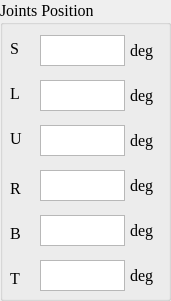
     <widget class="QGroupBox" name="CurrentJointsBox_2">
      <property name="geometry">
       <rect>
        <x>555</x>
        <y>10</y>
        <width>171</width>
        <height>301</height>
       </rect>
      </property>
      <property name="minimumSize">
       <size>
        <width>151</width>
        <height>286</height>
       </size>
      </property>
      <property name="font">
       <font>
        <family>Times New Roman</family>
        <pointsize>12</pointsize>
       </font>
      </property>
      <property name="title">
       <string>Joints Position</string>
      </property>
      <widget class="QLabel" name="label_23">
       <property name="geometry">
        <rect>
         <x>10</x>
         <y>40</y>
         <width>16</width>
         <height>16</height>
        </rect>
       </property>
       <property name="minimumSize">
        <size>
         <width>16</width>
         <height>16</height>
        </size>
       </property>
       <property name="text">
        <string>S</string>
       </property>
      </widget>
      <widget class="QTextEdit" name="S_pos_text">
       <property name="geometry">
        <rect>
         <x>40</x>
         <y>35</y>
         <width>85</width>
         <height>31</height>
        </rect>
       </property>
       <property name="minimumSize">
        <size>
         <width>0</width>
         <height>0</height>
        </size>
       </property>
       <property name="font">
        <font>
         <pointsize>10</pointsize>
        </font>
       </property>
      </widget>
      <widget class="QLabel" name="label_24">
       <property name="geometry">
        <rect>
         <x>10</x>
         <y>85</y>
         <width>16</width>
         <height>16</height>
        </rect>
       </property>
       <property name="minimumSize">
        <size>
         <width>16</width>
         <height>16</height>
        </size>
       </property>
       <property name="text">
        <string>L</string>
       </property>
      </widget>
      <widget class="QTextEdit" name="L_pos_text">
       <property name="geometry">
        <rect>
         <x>40</x>
         <y>80</y>
         <width>85</width>
         <height>31</height>
        </rect>
       </property>
       <property name="minimumSize">
        <size>
         <width>0</width>
         <height>0</height>
        </size>
       </property>
       <property name="font">
        <font>
         <pointsize>10</pointsize>
        </font>
       </property>
      </widget>
      <widget class="QTextEdit" name="U_pos_text">
       <property name="geometry">
        <rect>
         <x>40</x>
         <y>125</y>
         <width>85</width>
         <height>31</height>
        </rect>
       </property>
       <property name="minimumSize">
        <size>
         <width>0</width>
         <height>0</height>
        </size>
       </property>
       <property name="font">
        <font>
         <pointsize>10</pointsize>
        </font>
       </property>
      </widget>
      <widget class="QLabel" name="label_25">
       <property name="geometry">
        <rect>
         <x>10</x>
         <y>130</y>
         <width>16</width>
         <height>16</height>
        </rect>
       </property>
       <property name="minimumSize">
        <size>
         <width>16</width>
         <height>16</height>
        </size>
       </property>
       <property name="text">
        <string>U</string>
       </property>
      </widget>
      <widget class="QLabel" name="label_26">
       <property name="geometry">
        <rect>
         <x>10</x>
         <y>180</y>
         <width>16</width>
         <height>16</height>
        </rect>
       </property>
       <property name="minimumSize">
        <size>
         <width>16</width>
         <height>16</height>
        </size>
       </property>
       <property name="text">
        <string>R</string>
       </property>
      </widget>
      <widget class="QTextEdit" name="R_pos_text">
       <property name="geometry">
        <rect>
         <x>40</x>
         <y>170</y>
         <width>85</width>
         <height>31</height>
        </rect>
       </property>
       <property name="minimumSize">
        <size>
         <width>0</width>
         <height>0</height>
        </size>
       </property>
       <property name="font">
        <font>
         <pointsize>10</pointsize>
        </font>
       </property>
      </widget>
      <widget class="QTextEdit" name="T_pos_text">
       <property name="geometry">
        <rect>
         <x>40</x>
         <y>260</y>
         <width>85</width>
         <height>31</height>
        </rect>
       </property>
       <property name="minimumSize">
        <size>
         <width>0</width>
         <height>0</height>
        </size>
       </property>
       <property name="font">
        <font>
         <pointsize>10</pointsize>
        </font>
       </property>
      </widget>
      <widget class="QTextEdit" name="B_pos_text">
       <property name="geometry">
        <rect>
         <x>40</x>
         <y>215</y>
         <width>85</width>
         <height>31</height>
        </rect>
       </property>
       <property name="minimumSize">
        <size>
         <width>0</width>
         <height>0</height>
        </size>
       </property>
       <property name="font">
        <font>
         <pointsize>10</pointsize>
        </font>
       </property>
      </widget>
      <widget class="QLabel" name="label_55">
       <property name="geometry">
        <rect>
         <x>10</x>
         <y>270</y>
         <width>16</width>
         <height>16</height>
        </rect>
       </property>
       <property name="minimumSize">
        <size>
         <width>16</width>
         <height>16</height>
        </size>
       </property>
       <property name="text">
        <string>T</string>
       </property>
      </widget>
      <widget class="QLabel" name="label_56">
       <property name="geometry">
        <rect>
         <x>10</x>
         <y>225</y>
         <width>16</width>
         <height>16</height>
        </rect>
       </property>
       <property name="minimumSize">
        <size>
         <width>16</width>
         <height>16</height>
        </size>
       </property>
       <property name="text">
        <string>B</string>
       </property>
      </widget>
      <widget class="QLabel" name="label_57">
       <property name="geometry">
        <rect>
         <x>130</x>
         <y>40</y>
         <width>31</width>
         <height>21</height>
        </rect>
       </property>
       <property name="minimumSize">
        <size>
         <width>16</width>
         <height>16</height>
        </size>
       </property>
       <property name="text">
        <string>deg</string>
       </property>
      </widget>
      <widget class="QLabel" name="label_58">
       <property name="geometry">
        <rect>
         <x>130</x>
         <y>85</y>
         <width>31</width>
         <height>21</height>
        </rect>
       </property>
       <property name="minimumSize">
        <size>
         <width>16</width>
         <height>16</height>
        </size>
       </property>
       <property name="text">
        <string>deg</string>
       </property>
      </widget>
      <widget class="QLabel" name="label_59">
       <property name="geometry">
        <rect>
         <x>130</x>
         <y>130</y>
         <width>31</width>
         <height>21</height>
        </rect>
       </property>
       <property name="minimumSize">
        <size>
         <width>16</width>
         <height>16</height>
        </size>
       </property>
       <property name="text">
        <string>deg</string>
       </property>
      </widget>
      <widget class="QLabel" name="label_60">
       <property name="geometry">
        <rect>
         <x>130</x>
         <y>175</y>
         <width>31</width>
         <height>21</height>
        </rect>
       </property>
       <property name="minimumSize">
        <size>
         <width>16</width>
         <height>16</height>
        </size>
       </property>
       <property name="text">
        <string>deg</string>
       </property>
      </widget>
      <widget class="QLabel" name="label_61">
       <property name="geometry">
        <rect>
         <x>130</x>
         <y>220</y>
         <width>31</width>
         <height>21</height>
        </rect>
       </property>
       <property name="minimumSize">
        <size>
         <width>16</width>
         <height>16</height>
        </size>
       </property>
       <property name="text">
        <string>deg</string>
       </property>
      </widget>
      <widget class="QLabel" name="label_62">
       <property name="geometry">
        <rect>
         <x>130</x>
         <y>265</y>
         <width>31</width>
         <height>21</height>
        </rect>
       </property>
       <property name="minimumSize">
        <size>
         <width>16</width>
         <height>16</height>
        </size>
       </property>
       <property name="text">
        <string>deg</string>
       </property>
      </widget>
     </widget>
